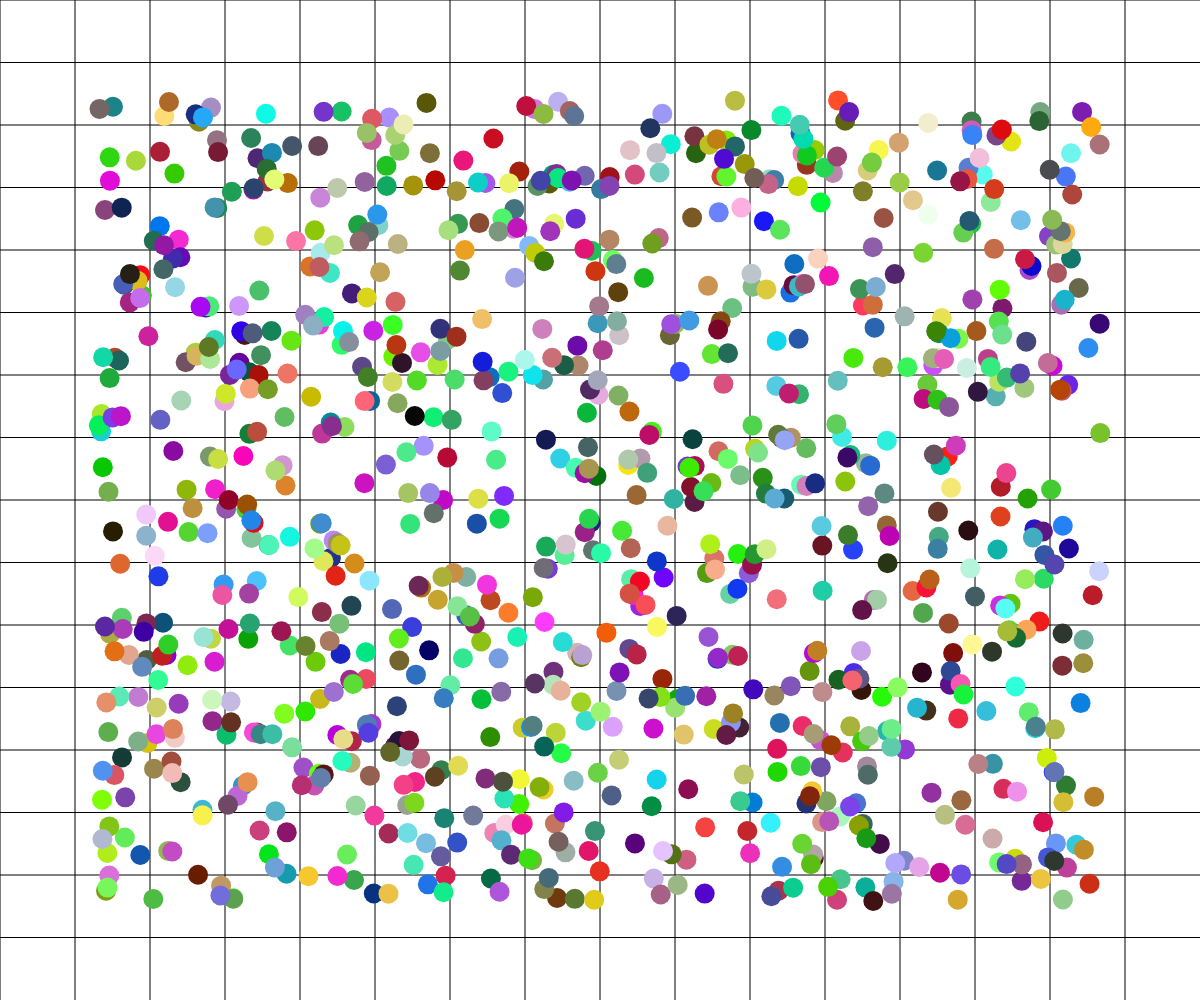
Frame 1 (no input)
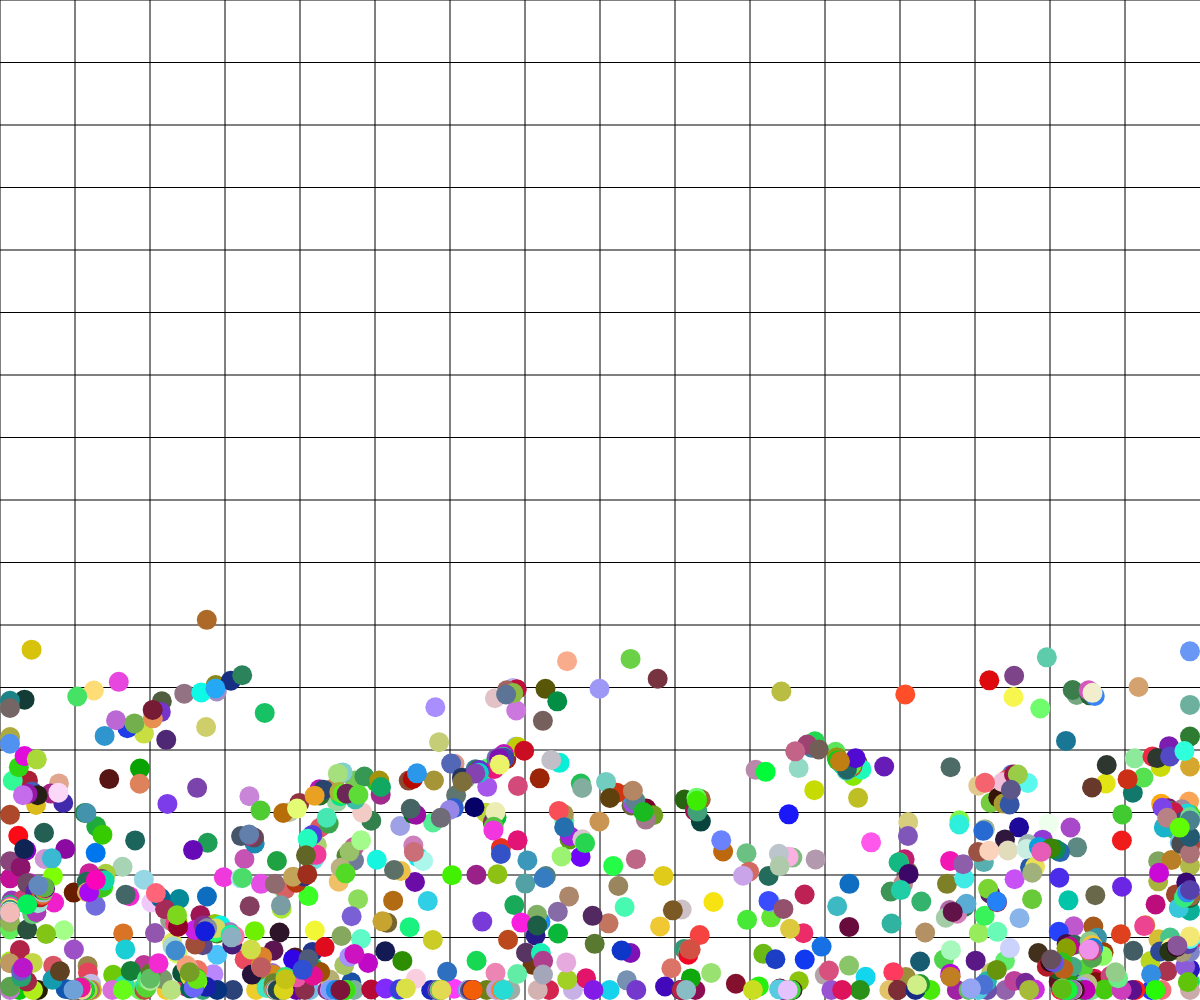
Frame 60 (no input)
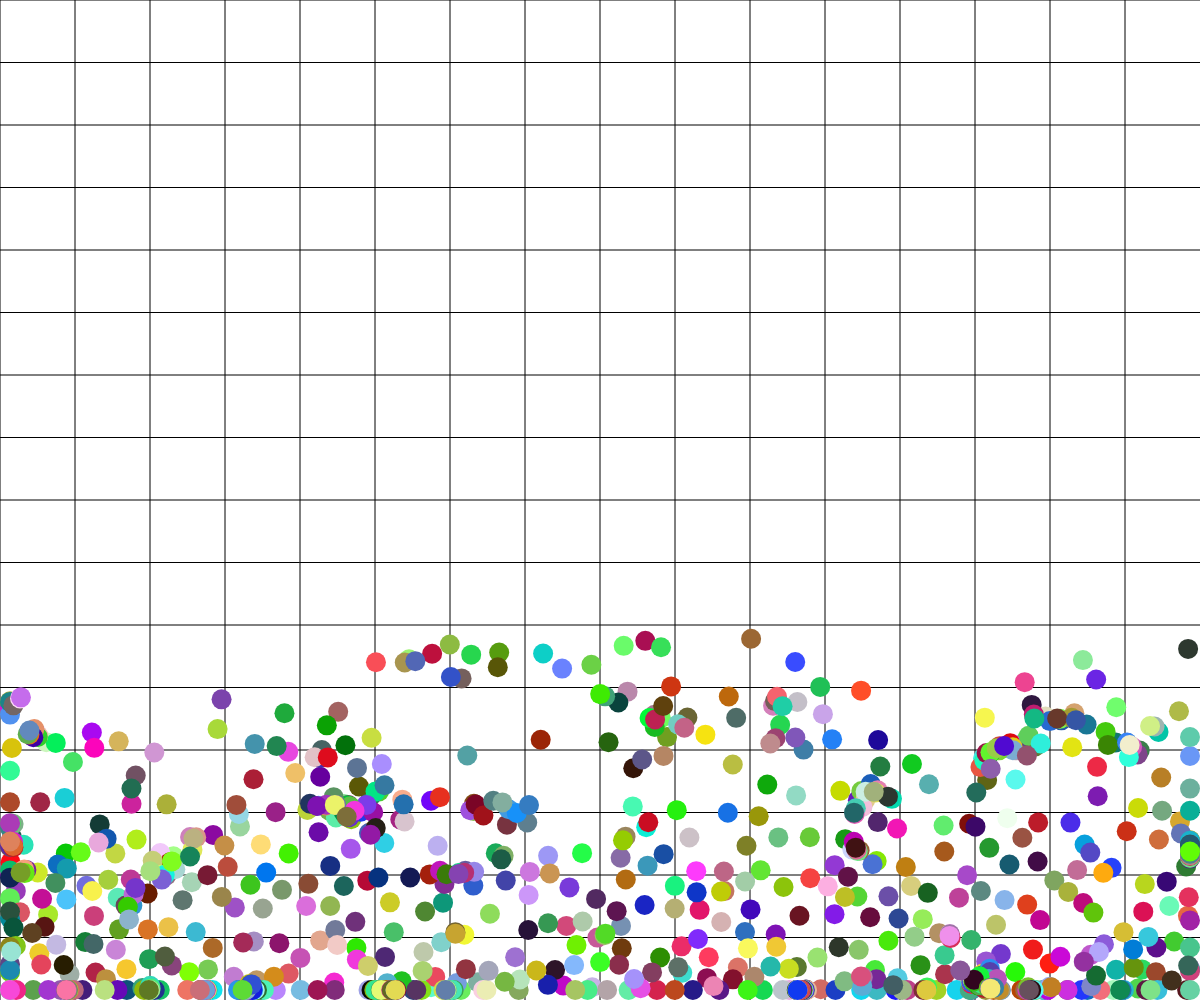
Frame 120 (the mouse pressed at the canvas centre since frame 60)

The p5.js sketch that drew these frames (run headless with seeded random() and noise() and a simulated clock; from frame 60 on, the mouse is pressed at the canvas centre):

// p5.js sketch
// ── sketch.js
// Project Title
// Your Name
// Date
//
// Extra for Experts:
// - describe what you did to take this project "above and beyond"

let gravity = -9.81;
let forceConstant = 10;
let timeScale = 0.1;
let velDecay = 0.95;

let gridSize = 16;

let points = Array();
let grid = Array(gridSize+2).fill(0).map(x => Array(gridSize+2).fill(0));

function setup() {
  createCanvas(windowWidth, windowHeight);
  noStroke();

  for (let i = 0; i <1000; i++) {
    points.push(new Particle(random(100, width-100), random(100, height-100), 0, 0, 30, 10, 5, i));
  }
}

function draw() {
  background(255);
  grid = Array(gridSize+4).fill(0).map(x => Array(gridSize+4).fill(Array(0)));

  for (let i = 0; i < gridSize; i++) {
    stroke(0);
    line(i*width/gridSize, 0, i*width/gridSize, height);
    line(0, i*height/gridSize, width, i*height/gridSize);
  }

  for (let p = 0; p < points.length; p++) {
    let y = floor((points[p].pos.y)/(height/gridSize))+2;
    let x = floor((points[p].pos.x)/(width/gridSize))+2;
    grid[y][x].push(points[p].id);
    points[p].gx = x;
    points[p].gy = y;
  }
  // print(grid);
  // print(floor((mouseX)/(width/gridSize))+1, floor((mouseY)/(height/gridSize))+1);

  for (let p = 0; p < points.length; p++) {

    points[p].update();
    points[p].display();
  }
  console.log(frameRate());
}

class Particle {
  constructor(x, y, vx, vy, mass, radius, strength, id) {
    this.pos = createVector(x, y);
    this.vel = createVector(vx, vy);
    this.acc = createVector(vx, vy);
    this.mass = mass;
    this.r = radius;
    this.c = color(random(255), random(255), random(255));
    this.strength = strength;
    this.id = id;
    this.gx = 0;
    this.gy = 0;
  }

  display() {
    noStroke();
    fill(this.c);
    ellipse(this.pos.x, height - this.pos.y, this.r*2, this.r*2);
  }

  update() {
    let force = this.collectForces();

    this.acc = force.mult(this.mass);
    this.acc.y += gravity;
    this.acc.mult(timeScale);

    this.vel.add(this.acc);
    this.vel.mult(velDecay);

    this.pos.add(this.vel);

    if (this.pos.x > width-this.r) {
      this.pos.x = width-this.r;
      this.vel.x *= -velDecay;
    } else if (this.pos.x < this.r) {
      this.pos.x = this.r;
      this.vel.x *= -velDecay;
    }
    if (this.pos.y > height-this.r) {
      this.pos.y = height-this.r;
      this.vel.y *= -velDecay;
    } else if (this.pos.y < this.r) {
      this.pos.y = this.r;
      this.vel.y *= -velDecay;
    }
  }

  collectForces() {
    let force = createVector(0, 0);
    for (let p = 0; p < points.length; p++) {
      let id = points[p].id;
      if (id !== this.id) {
        // print(this.gx, this.gy )
        if (id in grid[this.gy][this.gx] || id in grid[this.gy][this.gx+1] || id in grid[this.gy+1][this.gx+1] || id in grid[this.gy+1][this.gx] ||id in grid[this.gy+1][this.gx-1] || id in grid[this.gy][this.gx-1] || id in grid[this.gy-1][this.gx-1] || id in grid[this.gy-1][this.gx] || id in grid[this.gy-1][this.gx+1]) {

        
          let direction = p5.Vector.sub(this.pos, points[p].pos).normalize();
          let distance = this.pos.dist(points[p].pos);
          let properdistance = this.r + points[p].r;

          if (distance < properdistance) {
            let delta = p5.Vector.mult(direction, (properdistance-distance)/2);
            this.pos.add(delta);
            points[p].pos.sub(delta);
            distance = properdistance
          }

          let mag = this.strength*points[p].strength*forceConstant / (distance*distance);
          force.add(direction.mult(mag));
        }
      }
    }

    if (mouseIsPressed) {

    }
    // print(force);
    return force;
  }
  // displayDebug() {

  // }
}
